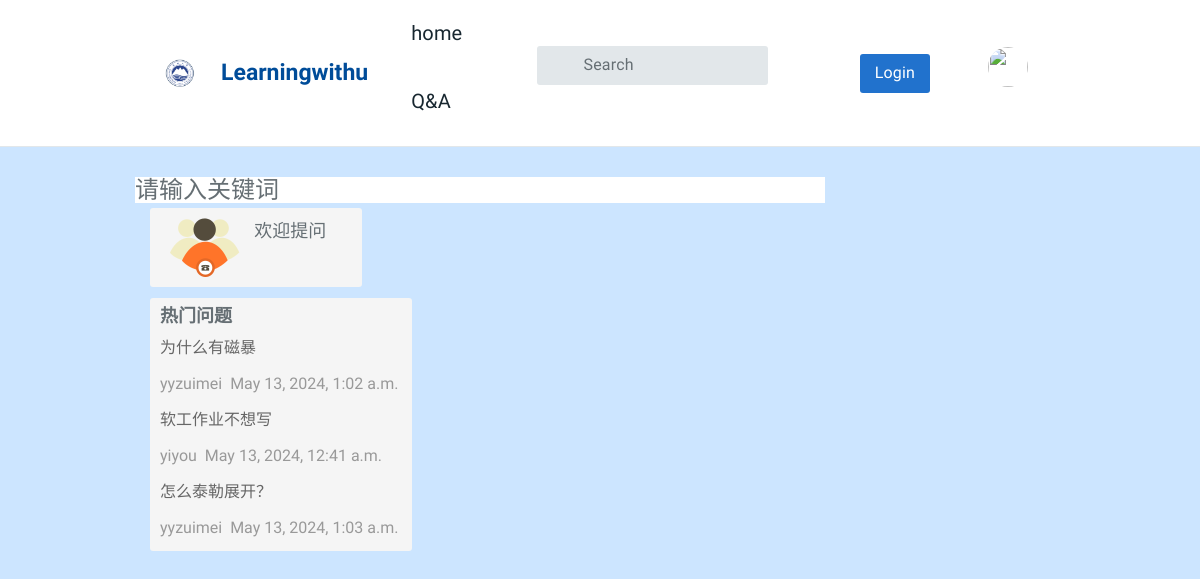
Page /question/search/ (signed in) on the committed database.
### QuestionApp/models.py (models this page shows, shortened)
class Question(models.Model):
    user = models.ForeignKey(User, verbose_name='提问者', related_name='questions',on_delete=models.CASCADE)
    questionTitle = models.CharField('问题标题', max_length=40, unique=True, blank=False)
    questionCategory = models.ForeignKey('CategoryApp.Category', verbose_name='板块名称', on_delete=models.CASCADE)
    questionDescription = models.TextField('详细描述')
    created=models.DateTimeField(default=timezone.now, verbose_name='发布日期')
    publishDate = models.DateTimeField(auto_now=True, verbose_name='更新日期')
    goodNum = models.IntegerField(default=0, verbose_name='赞数')
    badNum = models.IntegerField(default=0, verbose_name='反对数')
    grade = models.IntegerField(default=0, verbose_name='综合质量')
    collect = models.ManyToManyField(User, related_name='collect_question', verbose_name='收藏', blank=True)
    users_like = models.ManyToManyField(User, related_name="questions_like", blank=True)
    users_unlike = models.ManyToManyField(User, related_name="questions_unlike", blank=True)
    views = models.IntegerField(default=0, verbose_name="阅读次数")

### QuestionApp/views.py (the view, shortened to what this page needs)
# urls.py: path('search/', views.search, name='search'),
def search(request):
    global keyword
    global question_list
    key = request.GET.get('keyword')
    if key is not None:
        keyword = key
    err_msg = ''
    t = request.GET.get('type')
    type = t
    if not keyword:
        err_msg = '请输入关键词'
        return render(request, 'question/search.html', {'err_msg': err_msg,
                                                        'question_2': Question.objects.all().order_by('-views',
                                                                                                      'created',
                                                                                                      'questionTitle')[
                                                                      :10]})

### templates/question/search.html (shortened to what this page needs)
{% extends 'index.html' %}
{% load static %}
{% block content %}
<div class="col-sm-9">
    <div class="tt-topic-list">
        <div class="tt-list-header">
            <div class="tt-col-topic" style="margin-left:130px">
                <h2>Search</h2>
            </div>
        </div>
    </div>
    <div class="tt-single-topic-list">
        {% if err_msg %}
        <div class="tt-item">
            <div class="tt-item-header">
                <h3>
                    <p>{{ err_msg }}</p>
                </h3>
            </div>
        </div>
            {% endif %}
        </div>
    </div>
</div>
{% endblock %}
{% block left %}
<div class="col-sm-3" >
    <div class="side-bar-well clearfix" style="position: fixed;">
        <div class="col-sm-5"><img src="{% static 'images/support.png' %}"></div>
        <div class="col-sm-7">
            <p class="side-bar-well-title">欢迎提问</p>
        </div>
    </div>
    <div class="side-bar-well" style="position: fixed; margin-top:90px">
        <strong class="side-bar-well-title">热门问题</strong>
        {% for question in question_2 %}
        <a href="{% url 'question:question_content' question_id=question.id %}" class="news-item">
            <div class="news-title">{{question.questionTitle}}</div>
        </a>
        <div class="news-info">
            <span>{{ question.user }}</span>
            <span>&nbsp{{question.created}}&nbsp</span>
        </div>
        {% endfor %}
    </div>
</div>
{% endblock %}

### static/css/main.css (style rules this page uses)
.side-bar-well { padding: 5px; background: #f5f5f5; margin-bottom: 10px; border-radius: 3px; }
.side-bar-well-title { font-size: 18px; padding:0px; margin-bottom: 0cm; }
.news-item { display: block; color: #666; }
.side-bar-well > * { padding: 5px; }
.news-info { color: #999; padding: 5px; }

### templates/index.html (style rules this page uses)
body { background-color: #CCE5FF; }

### templates/head.html (style rules this page uses)
body { background-color: #CCE5FF; }

### rows in the picture
Question: questionTitle "为什么有磁暴", user "yyzuimei", created "May 13, 2024, 1:02 a.m."
Question: questionTitle "软工作业不想写", user "yiyou", created "May 13, 2024, 12:41 a.m."
Question: questionTitle "怎么泰勒展开？", user "yyzuimei", created "May 13, 2024, 1:03 a.m."

### other values in the picture
{{ err_msg }} "请输入关键词"
